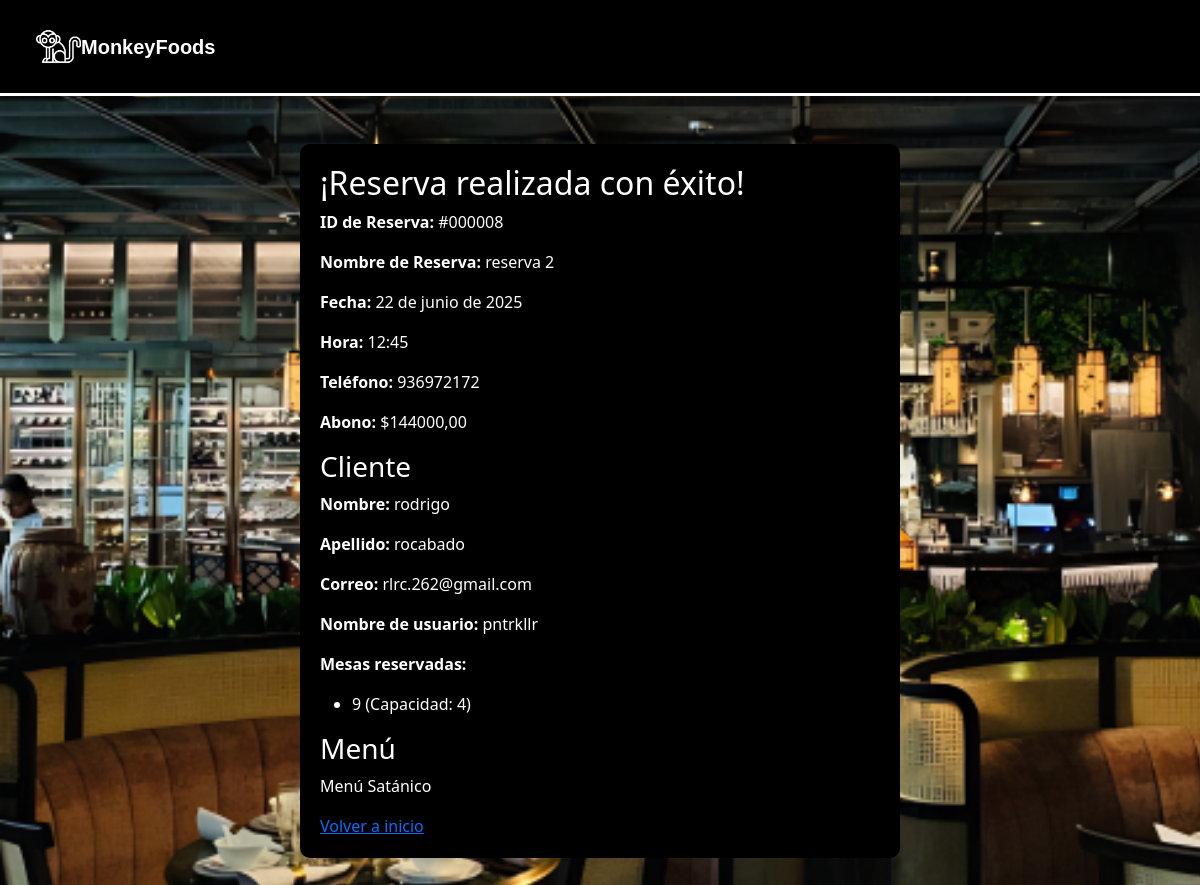
/reservas/exito/8/, run on an earlier commit of the app's database.
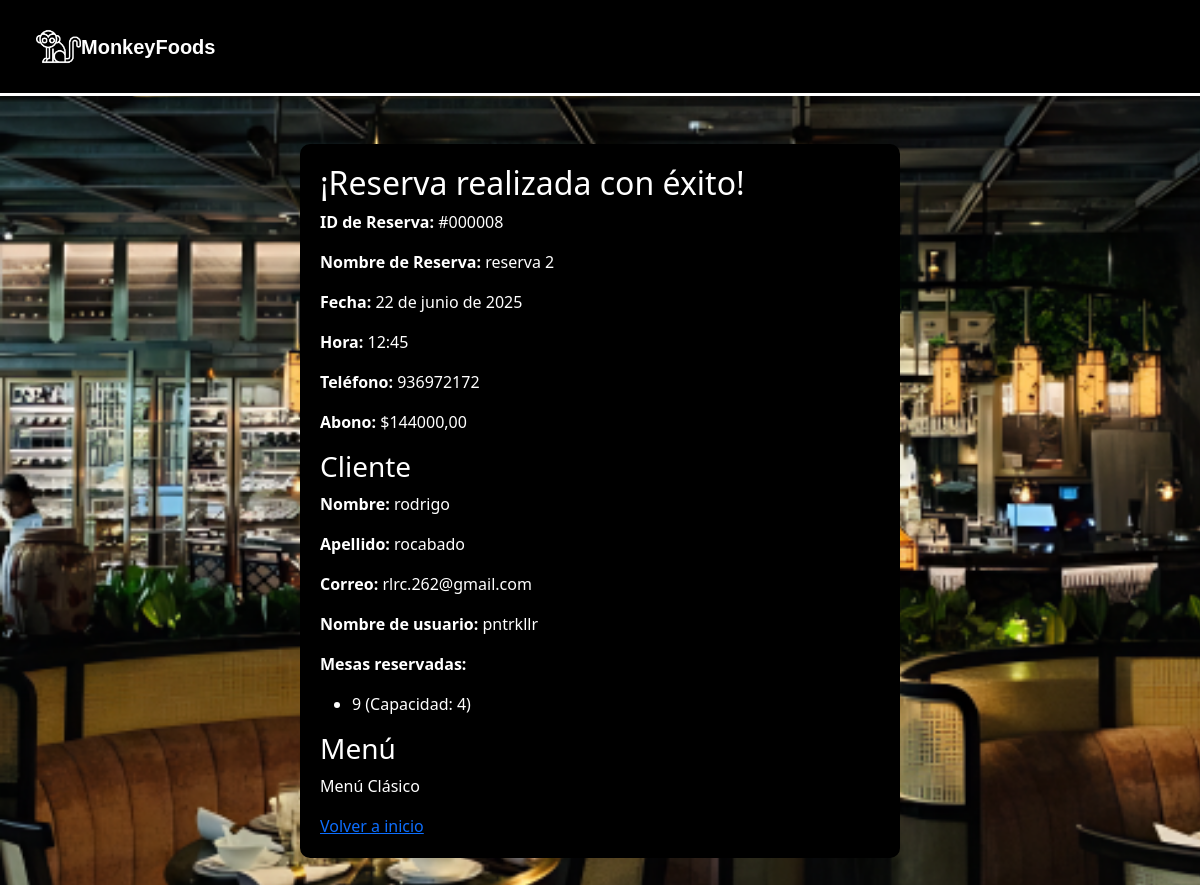
And on a later commit of the database.
### apps/reservas/models.py (models this page shows, shortened)
class Reserva(models.Model):
    ESTADOS_RESERVA = (
        ('borrador', 'Borrador'),
        ('completada', 'Completada'),
    )
    id_reserva = models.CharField(max_length=12, unique=True, editable=False)
    cliente = models.ForeignKey(settings.AUTH_USER_MODEL, on_delete=models.CASCADE)
    nombre_reserva = models.CharField(max_length=100)
    fecha = models.DateField()
    hora = models.TimeField()
    telefono = models.CharField(max_length=20)
    comensales = models.PositiveIntegerField(default=1)
    abono = models.DecimalField(max_digits=8, decimal_places=2)
    mesas = models.ManyToManyField('Mesa')
    menu = models.ForeignKey(Menu, on_delete=models.SET_NULL, null=True, blank=True)  #modelo menú
    zona = models.ForeignKey('Zona', on_delete=models.CASCADE, null=True, blank=True)
    estado = models.CharField(max_length=20, choices=ESTADOS_RESERVA, default='borrador')

### apps/menus/models.py (models this page shows, shortened)
class Menu(models.Model):
    nombre = models.CharField(max_length=100)
    descripcion = models.TextField()
    precio = models.DecimalField(max_digits=8, decimal_places=2)
    imagen = models.ImageField(upload_to='imagenes_menus/', blank=True, null=True)

### apps/registrar/models.py (models this page shows, shortened)
class CustomUser(AbstractUser):
    ROL_CHOICES = (
        (1, 'Cliente'),
        (2, 'Mesero'),
        (3, 'Cocinero'),
        (4, 'Administrador'),
    )
    rol = models.PositiveSmallIntegerField(choices=ROL_CHOICES, default=1)
    foto_perfil = models.ImageField(upload_to='fotos_perfil/', blank=True, null=True)

### apps/reservas/views.py (the view)
# urls.py: path('exito/<str:reserva_id>/', views.reserva_exito, name='reserva_exito'),
def reserva_exito(request, reserva_id):
    reserva = get_object_or_404(Reserva, id=reserva_id)
    return render(request, 'reservas/reserva_exito.html', {
        'reserva': reserva,
        'cliente': reserva.cliente,
    })

### apps/reservas/templates/reservas/reserva_exito.html
{% extends "base.html" %}
{% block content %}
<div style="max-width: 600px; width: 90%; display: grid; color: white; background-color: black; border-radius: 10px;padding: 20px; margin: 2rem auto;">
    <h2>¡Reserva realizada con éxito!</h2>
    <p><strong>ID de Reserva:</strong> #{{ reserva.id_reserva }}</p>
    <p><strong>Nombre de Reserva:</strong> {{ reserva.nombre_reserva }}</p>
    <p><strong>Fecha:</strong> {{ reserva.fecha }}</p>
    <p><strong>Hora:</strong> {{ reserva.hora }}</p>
    <p><strong>Teléfono:</strong> {{ reserva.telefono }}</p>
    <p><strong>Abono:</strong> ${{ reserva.abono }}</p>
    <h3>Cliente</h3>
    <p><strong>Nombre:</strong> {{ reserva.cliente.first_name }}</p>
    <p><strong>Apellido:</strong> {{ reserva.cliente.last_name }}</p>
    <p><strong>Correo:</strong> {{ reserva.cliente.email }}</p>
    <p><strong>Nombre de usuario:</strong> {{ reserva.cliente.username }}</p>
    <p><strong>Mesas reservadas:</strong></p>
    <ul>
      {% for mesa in reserva.mesas.all %}
        <li>{{ mesa.numero }} (Capacidad: {{ mesa.capacidad }})</li>
      {% empty %}
        <li>No hay mesas asignadas</li>
      {% endfor %}
    </ul>
    <h3>Menú</h3>
    <p>{{ reserva.menu.nombre|default:"Sin menú asignado" }}</p>
    <a href="{% url 'index' %}">Volver a inicio</a>
</div>
{% endblock %}

What changed in the data, as far as the page shows it:
changed through a linked row, Reserva "reserva 2": menu.nombre "Menú Satánico" → "Menú Clásico"
